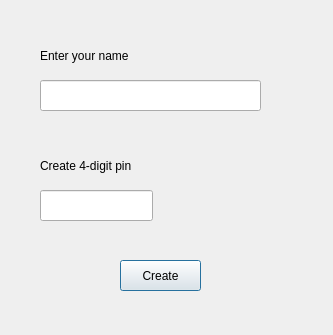
<?xml version="1.0" encoding="UTF-8"?>
<ui version="4.0">
 <class>Dialog</class>
 <widget class="QDialog" name="Dialog">
  <property name="geometry">
   <rect>
    <x>0</x>
    <y>0</y>
    <width>333</width>
    <height>335</height>
   </rect>
  </property>
  <property name="windowTitle">
   <string>Dialog</string>
  </property>
  <widget class="QLabel" name="label">
   <property name="geometry">
    <rect>
     <x>40</x>
     <y>40</y>
     <width>101</width>
     <height>31</height>
    </rect>
   </property>
   <property name="text">
    <string>Enter your name</string>
   </property>
  </widget>
  <widget class="QLineEdit" name="lineEdit">
   <property name="geometry">
    <rect>
     <x>40</x>
     <y>80</y>
     <width>221</width>
     <height>31</height>
    </rect>
   </property>
  </widget>
  <widget class="QLabel" name="label_2">
   <property name="geometry">
    <rect>
     <x>40</x>
     <y>150</y>
     <width>101</width>
     <height>31</height>
    </rect>
   </property>
   <property name="text">
    <string>Create 4-digit pin</string>
   </property>
  </widget>
  <widget class="QLineEdit" name="lineEdit_2">
   <property name="geometry">
    <rect>
     <x>40</x>
     <y>190</y>
     <width>113</width>
     <height>31</height>
    </rect>
   </property>
  </widget>
  <widget class="QPushButton" name="pushButton">
   <property name="geometry">
    <rect>
     <x>120</x>
     <y>260</y>
     <width>81</width>
     <height>31</height>
    </rect>
   </property>
   <property name="text">
    <string>Create</string>
   </property>
  </widget>
 </widget>
 <resources/>
 <connections/>
</ui>
